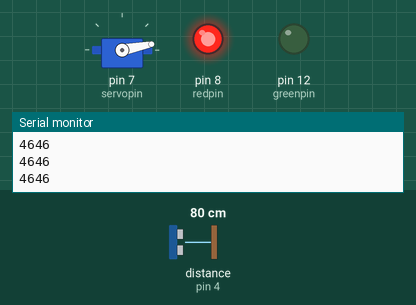
A sketch run on a simulated Arduino Uno, built with avr-gcc and run on an emulated ATmega328P. Parts: servo, output pins drawn as LEDs (lit = HIGH), the last lines printed to the serial monitor. Wiring (inferred from the names in the program): ultrasonic range finder: trigger pin 2; echo pin 4. The test bench sets the inputs (shaded band); at power-on: distance to the obstacle (sensor on pin 4) 80 cm. The echo pulse lasts 58.3 µs per cm; pins used as bus, display or sensor lines are not drawn.

Above: at 1.2 s.
1.3 s: distance to the obstacle (sensor on pin 4) set to 15 cm
4.3 s: distance to the obstacle (sensor on pin 4) set to 12 cm
At 4.47 s:
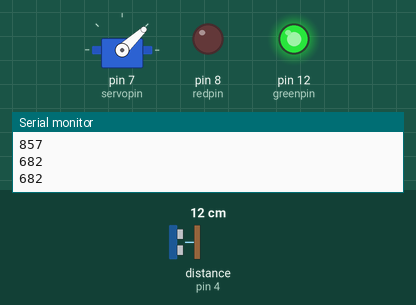
7.3 s: distance to the obstacle (sensor on pin 4) set to 18 cm
At 7.51 s:
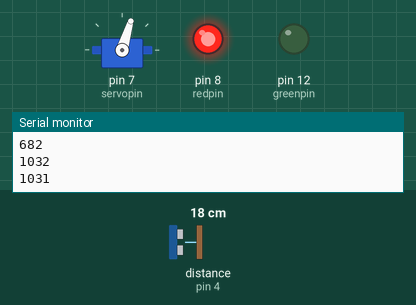
10.3 s: distance to the obstacle (sensor on pin 4) set to 2 cm
At 10.46 s:
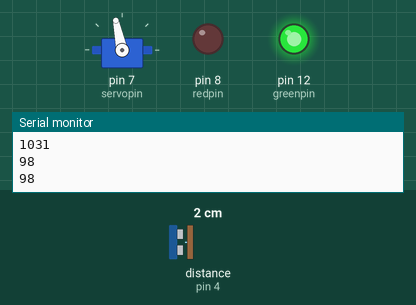
13.3 s: distance to the obstacle (sensor on pin 4) set to 35 cm
At 13.49 s:
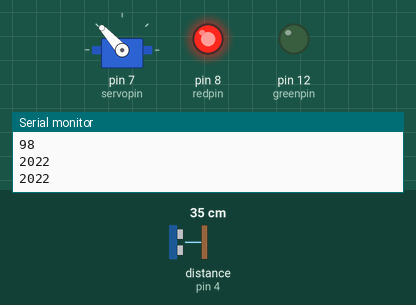
16.3 s: distance to the obstacle (sensor on pin 4) set to 4 cm
At 18.44 s:
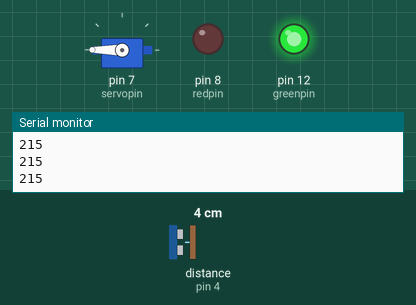
Timing chart, 0 to 22.1 s (numbered marks = the images above; inputs shaded):
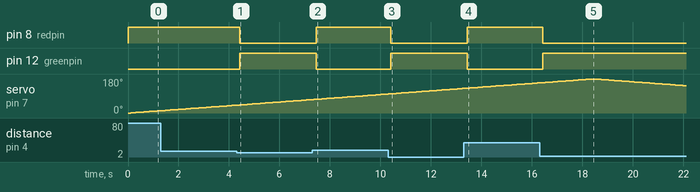

The sketch:

ultrasonic_servo_sensor_code.ino
```cpp
#include <Servo.h>

Servo myservo;
int servopin = 7;
int angle;
int redpin = 8;
int greenpin = 12;
int echopin = 4;
int trigpin = 2;
int pingtraveltime;
void setup() {
  Serial.begin(9600);
  myservo.attach(servopin);
  pinMode(trigpin,OUTPUT);
  pinMode(echopin ,INPUT);
  pinMode(redpin,OUTPUT);
  pinMode(greenpin,OUTPUT);

}

void loop() {
  // Sweep from 0 to 180 degrees
digitalWrite(redpin,HIGH);

  for (angle = 0; angle <= 180; angle++) {

    myservo.write(angle);
      digitalWrite(trigpin,LOW);
  delayMicroseconds(10);
  digitalWrite(trigpin,HIGH);
  delayMicroseconds(10);
  digitalWrite(trigpin,LOW);
  pingtraveltime = pulseIn(echopin,HIGH);
  Serial.println(pingtraveltime);
  delay(100);
    if (pingtraveltime > 0 && pingtraveltime < 750){
      digitalWrite(redpin,LOW);
      digitalWrite(greenpin,HIGH);
    }
    else {
      digitalWrite(redpin,HIGH);
      digitalWrite(greenpin,LOW);
    }

  }

  // Sweep from 180 back to 0 degrees
  for (angle = 180; angle >= 0; angle--) {

    myservo.write(angle);
      digitalWrite(trigpin,LOW);
  delayMicroseconds(10);
  digitalWrite(trigpin,HIGH);
  delayMicroseconds(10);
  digitalWrite(trigpin,LOW);
  pingtraveltime = pulseIn(echopin,HIGH);
  Serial.println(pingtraveltime);
  delay(100);
  if (pingtraveltime > 0 && pingtraveltime < 750){
      digitalWrite(redpin,LOW);
      digitalWrite(greenpin,HIGH);
    }
    else {
      digitalWrite(redpin,HIGH);
      digitalWrite(greenpin,LOW);
    }
  }
}
```

Measured:
- the behaviour switches between 14 and 13 cm on distance to the obstacle (sensor on pin 4) (found by bisection; images 0 and 1)
- after the input at 4.3 s, pin 8 (redpin): HIGH → LOW after 0.12 s; pin 12 (greenpin): LOW → HIGH after 0.12 s
- after the input at 7.3 s, pin 8 (redpin): LOW → HIGH after 0.16 s; pin 12 (greenpin): HIGH → LOW after 0.16 s
- after the input at 10.3 s, pin 8 (redpin): HIGH → LOW after 0.12 s; pin 12 (greenpin): LOW → HIGH after 0.12 s
- after the input at 13.3 s, pin 8 (redpin): LOW → HIGH after 0.14 s; pin 12 (greenpin): HIGH → LOW after 0.14 s
- after the input at 16.3 s, pin 8 (redpin): HIGH → LOW after 0.12 s; pin 12 (greenpin): LOW → HIGH after 0.12 s
- by itself, servo on pin 7 (servopin): rises from 159° to 180° in 2.0 s, then falls to 144° in 3.7 s
